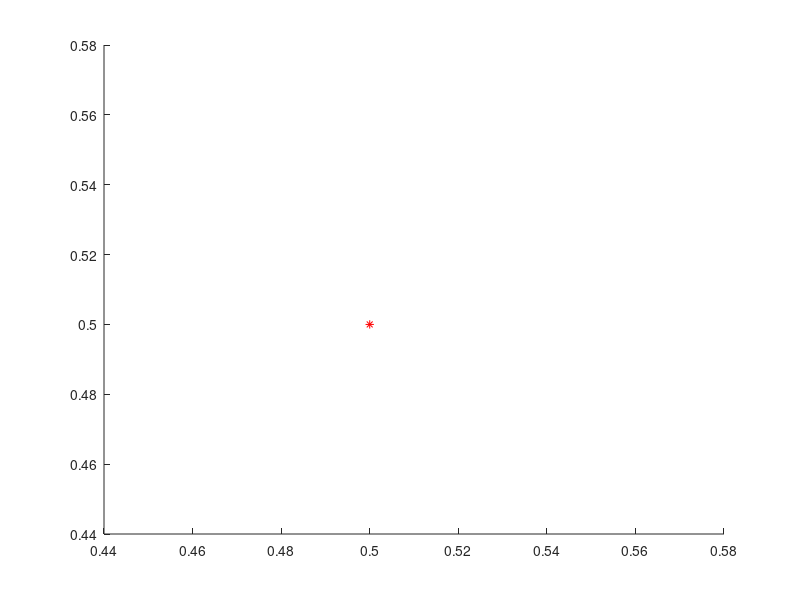

MATLAB code for this plot:
% Standard plot having 100 hidden graphic elements
N=100;
x=rand(N,1);
y=rand(N,1);
cla; hold('on'); drawnow
tic
plot(0.5,0.5,'*r');
toc
for idx = 1 : N
plot(x(idx),y(idx),'ob','Visible','off');
end
% Same plot without the hidden graphic elements - 91x faster
cla; hold('on'); drawnow
tic, plot(0.5,0.5,'*r'); toc